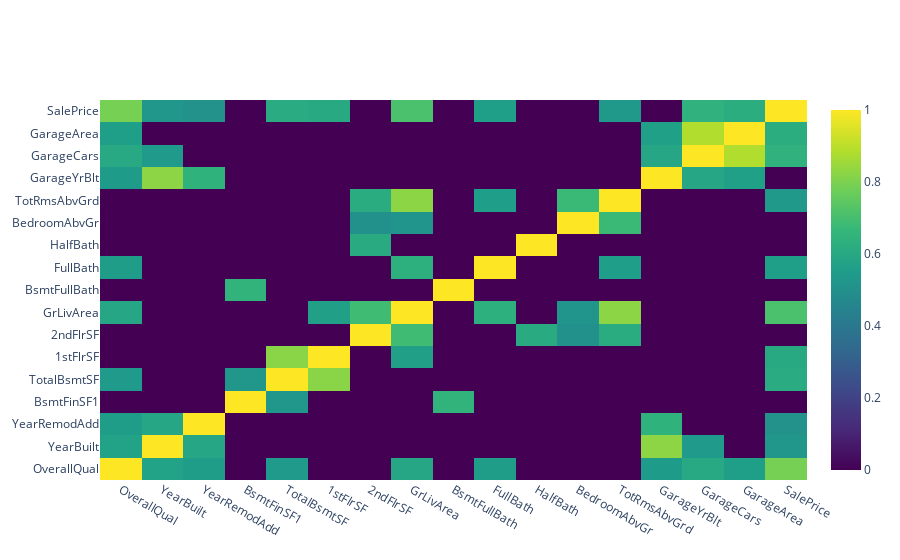

Write notebook code for a chart like this one.
### Markdown cell above
# Corr Matrix

### Code cell
corrmat = train_data.corr()
cor =corrmat[(corrmat > 0.5) | (corrmat  < -0.5)]
cor['Overall_relation']=cor.apply(lambda x : x.sum())
cor = cor[cor['Overall_relation']>1]
cor = cor[list(cor.index)]
cor.fillna(0, inplace = True)
fig = go.Figure(data=go.Heatmap(
                   z=cor,
                   x=list(cor.columns),
                   y=list(cor.columns), colorscale = 'Viridis'))
fig.show()

### Figure 1 — Plotly figure (JSON) as saved in the notebook; plotly's stock layout.template omitted (floating-point values rounded to 4 significant figures; data arrays with more than 128 entries replaced by an {"elided": "..."} marker saying what was removed)
{"data": [{"colorscale": [[0, "#440154"], [0.1111, "#482878"], [0.2222, "#3e4989"], [0.3333, "#31688e"], [0.4444, "#26828e"], [0.5556, "#1f9e89"], [0.6667, "#35b779"], [0.7778, "#6ece58"], [0.8889, "#b5de2b"], [1, "#fde725"]], "type": "heatmap", "x": ["OverallQual", "YearBuilt", "YearRemodAdd", "BsmtFinSF1", "TotalBsmtSF", "1stFlrSF", "2ndFlrSF", "GrLivArea", "BsmtFullBath", "FullBath", "HalfBath", "BedroomAbvGr", "TotRmsAbvGrd", "GarageYrBlt", "GarageCars", "GarageArea", "SalePrice"], "y": ["OverallQual", "YearBuilt", "YearRemodAdd", "BsmtFinSF1", "TotalBsmtSF", "1stFlrSF", "2ndFlrSF", "GrLivArea", "BsmtFullBath", "FullBath", "HalfBath", "BedroomAbvGr", "TotRmsAbvGrd", "GarageYrBlt", "GarageCars", "GarageArea", "SalePrice"], "z": {"elided": "17x17 float values"}}], "layout": {}}
